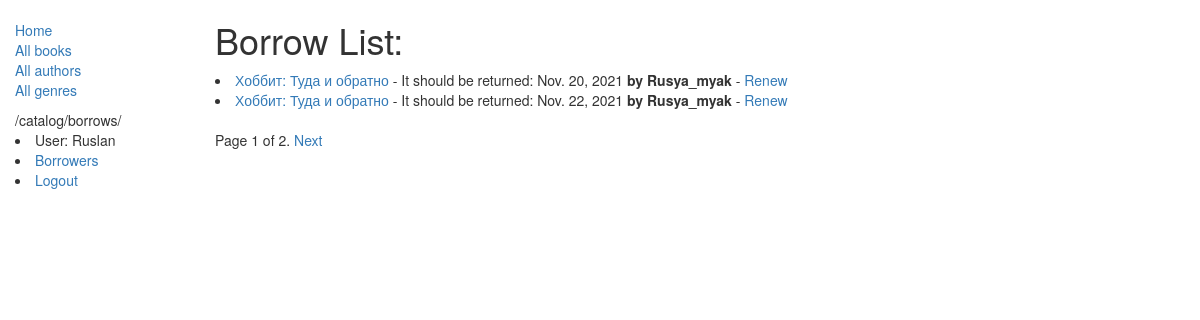
/catalog/borrows/ (signed in), run on the app's committed database.
### catalog/models.py (models this page shows, shortened)
class BookInstance(models.Model):
    id = models.UUIDField(
        primary_key=True,
        default=uuid.uuid4,
        help_text='"Unique ID for this particular book across whole library"',
    )
    due_back = models.DateField(null=True, blank=True)
    book = models.ForeignKey(Book, on_delete=models.SET_NULL, null=True)
    imprint = models.CharField(max_length=20)
    LOAN_STATUS = (
        ("m", "Maintenance"),
        ("o", "On loan"),
        ("a", "Available"),
        ("r", "Reserved"),
    )
    status = models.CharField(
        max_length=20,
        choices=LOAN_STATUS,
        blank=True,
        default="m",
        help_text="Book availability",
    )
    borrower = models.ForeignKey(User, on_delete=models.SET_NULL, null=True, blank=True)
    class Meta:
        ordering = ["due_back"]
        permissions = (("can_mark_returned", "Set book as returned"),)

class Book(models.Model):
    STATUS = (
        ("Ruslan", "Rusel"),
        ("Albert", "Alb"),
    )
    title = models.CharField(max_length=200)
    author = models.ForeignKey("Author", on_delete=models.SET_NULL, null=True)
    genre = models.ManyToManyField(
        Genre, help_text="Select a genre for this book", related_name="Books"
    )
    summary = models.TextField(help_text="Print description for this book")
    isbn = models.CharField(
        "ISBN",
        max_length=13,
        help_text='13 Character <a href="https://www.isbn-international.org/content/what-isbn">ISBN number</a>',
    )
    language = models.ManyToManyField(Language, help_text="Enter language")
    stat = models.CharField(max_length=200, choices=STATUS, default=True)
    def __str__(self):
        return self.title
    def display_genre(self):
        return ", ".join([genre.name for genre in self.genre.all()[:3]])
    display_genre.short_description = "Genre"

### catalog/views.py (the view)
class BorrowersListForLibrariers(LoginRequiredMixin, generic.ListView):
    model = BookInstance
    paginate_by = 3
    template_name = "list_borrowed_users.html"
    def get_queryset(self):
        return BookInstance.objects.filter(status__exact="o")

### catalog/templates/list_borrowed_users.html
{% extends "base_generic.html" %}
{% block content %}
{% if user.is_staff %}
{% if bookinstance_list %}
<h1> Borrow List: </h1>
{% for bookinst in bookinstance_list %}
{% if bookinst.borrower %}
<li><a href="{% url 'book-detail' bookinst.book.pk %}">{{ bookinst.book }} </a>
    - It should be returned: {{ bookinst.due_back }} <strong>by {{ bookinst.borrower }} </strong>
    {% if perms.catalog.can_mark_returned %}
    - <a href="{% url 'renew-book-librarian' bookinst.id %}">Renew</a>
    {% endif %}
</li>
{% endif %}
{% endfor %} {% else %} All books are free {% endif %} {% else %}
<h1>You don't have permisions for the page, <a href=" {% url 'login' %}">Login</a>, please, as like Librarier</h1>
{% endif %}
{% endblock %}

### catalog/templates/base_generic.html (shortened to what this page needs)
<!DOCTYPE html>
<html lang="en">
<head>
    <link rel="stylesheet" href="https://maxcdn.bootstrapcdn.com/bootstrap/3.3.7/css/bootstrap.min.css">
    {% load static %}
    <link rel="stylesheet" href="{% static 'css/style.css' %}">
</head>
<body>
    <div class="container-fluid">
        <div class="row">
            <div class="col-sm-2">
                {% block sidebar %}
                <ul class="sidebar-nav">
                    <li><a href='{% url "index" %}'>Home</a></li>
                    <li><a href='{% url "list-books" %}' %}'>All books</a></li>
                    <li><a href='{% url "list-authors" %}'>All authors</a></li>
                    <li><a href=''>All genres</a></li>
                </ul>
                {{ request.path }}
                {% if user.is_authenticated %}
                <li>User: {{ user.get_username }}</li>
                {% if user.is_staff %}
                <li><a href='{% url "list-borrowers-for-libraries" %}'>Borrowers</a></li>
                {% else %}
                <li><a href='{% url "list-borrowed-books" %}'>My borrowed</a></li>
                {% endif %}
                <li><a href="{% url 'logout' %}?next={{request.path}}">Logout</a></li>
                {% else %}
                <li><a href="{% url 'login' %}?next={{request.path}}">Login</a></li>
                {% endif %}
                {% endblock %}
            </div>
            <div class=" col-sm-10 ">
                {% block content %}{% endblock %}
                {% block pagination %}
                {% if is_paginated %}
                <div class=" pagination">
                    <span class="page-links">
                        <span class="page-current">
                            Page {{ page_obj.number }} of {{ page_obj.paginator.num_pages }}.
                        </span>
                        {% if page_obj.has_next %}
                        <a href="{{ request.path }}?page={{ page_obj.next_page_number }}">Next</a>
                        {% endif %}
                    </span>
                </div>
                {% endif %}
                {% endblock %}
            </div>
        </div>
    </div>
</body>
</html>

### catalog/static/css/style.css (style rules this page uses)
.sidebar-nav { margin-top: 20px; padding: 0; list-style: none; }

### data on the page
BookInstance: book "Хоббит: Туда и обратно", due_back "Nov. 20, 2021", borrower "Rusya_myak"
BookInstance: book "Хоббит: Туда и обратно", due_back "Nov. 22, 2021", borrower "Rusya_myak"

### other printed values
{{ request.path }} "/catalog/borrows/"
{{ user.get_username }} "Ruslan"
{{ page_obj.number }} "1"
{{ page_obj.paginator.num_pages }} "2"
